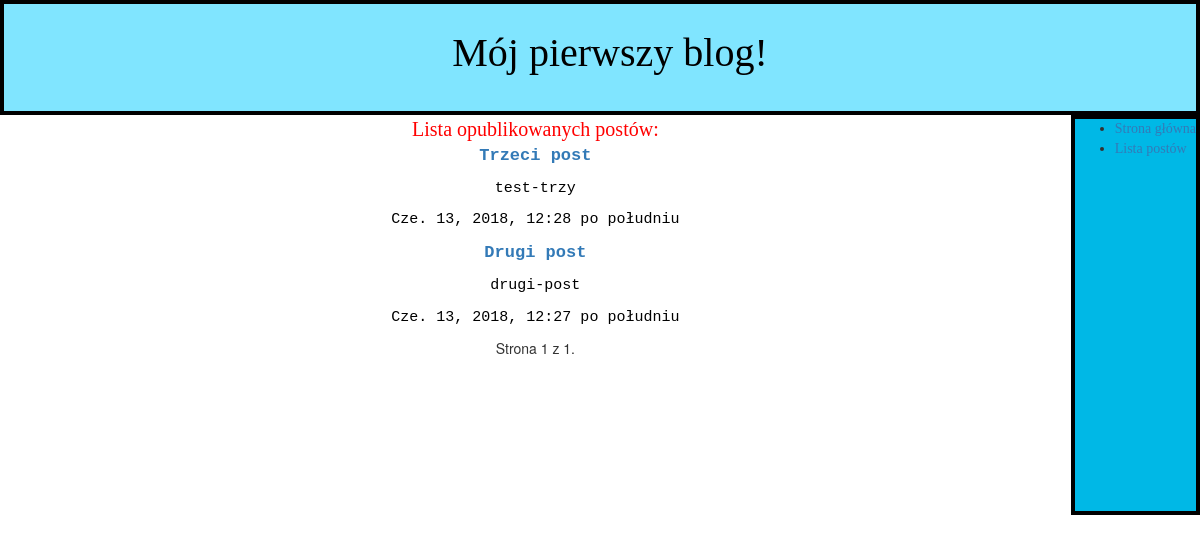
Page /post_list/ on the earlier database version.
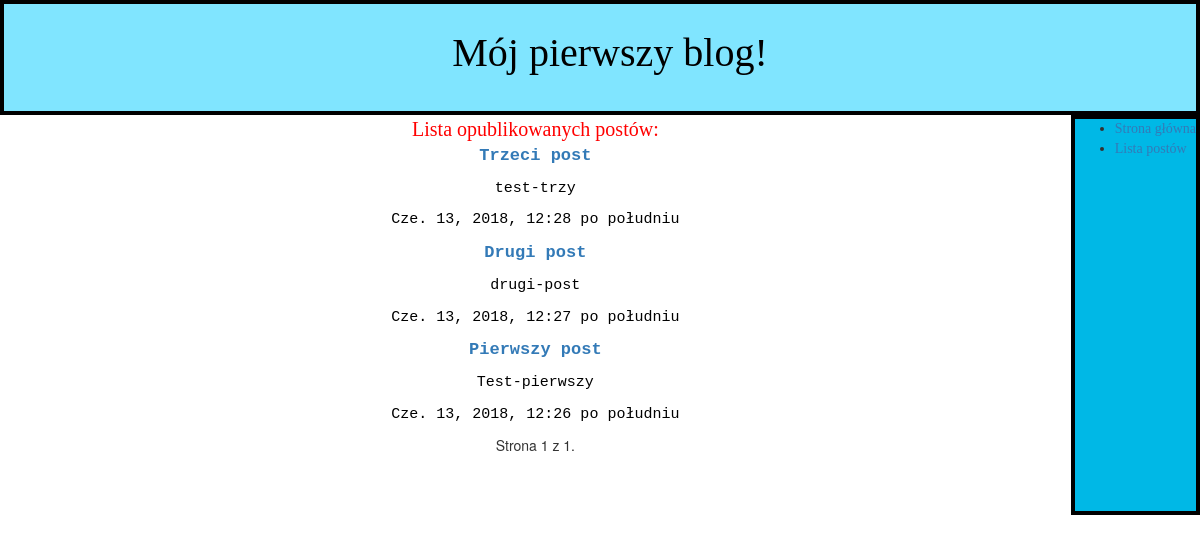
Same page on the later database version.
### blog/models.py (models this page shows, shortened)
class Post(models.Model):
    TABLE_OF_CHOICES = (('draft','Roboczy'),('published','Opublikowany'),)
    author = models.ForeignKey(User, on_delete=models.CASCADE)
    title = models.CharField(max_length=250)
    slug = models.SlugField(max_length=250,unique_for_date='publish')
    body_text = models.TextField()
    publish = models.DateTimeField(default=timezone.now)
    created = models.DateTimeField(default=timezone.now)
    status = models.CharField(max_length = 20, choices= TABLE_OF_CHOICES, default = 'draft'  )
    def published(self):
        self.publish = timezone.now()
        self.save()

### blog/views.py (the view)
# urls.py: path('post_list/', views.PostListView.as_view(), name='post_list'),
class PostListView(ListView):
    context_object_name = 'posts'
    paginate_by = 3
    template_name = 'blog/post_list.html'
    def get_queryset(self):
        posts = Post.objects.filter(status='published').order_by('-publish')
        return posts

### blog/templates/blog/post_list.html
{% extends "blog/base.html" %}
{% block content %}
    <div class="content_header">Lista opublikowanych postów:</div>
    {% for post in posts %}
    <div class="posts">
      <p id="title"><a href="{% url 'post_detail' pk=post.pk %}">{{post.title}}</a></p>
      <p>{{post.slug}}
      <p>{{post.publish}}
    </div>
    {% endfor %}
    {% include "blog/pagination.html" with page=page_obj %}
{% endblock %}

Differences in the rows shown:
now on this page (row edited): Post: title "Pierwszy post", slug "Test-pierwszy", publish "Cze. 13, 2018, 12:26 po południu"
